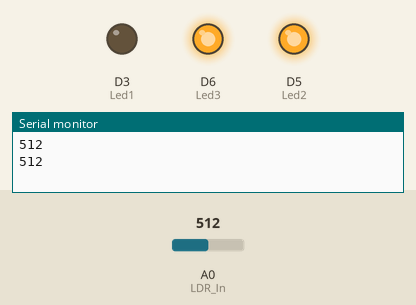
A sketch run on a simulated ESP8266 (NodeMCU). Parts: output pins drawn as LEDs (lit = HIGH), the last lines printed to the serial monitor. The test bench sets the inputs (shaded band); at power-on: A0 (LDR_In) = 512.

Above: at 1.8 s.
1.9 s: A0 (LDR_In) set to 450
3.4 s: A0 (LDR_In) set to 417
At 5.2 s:
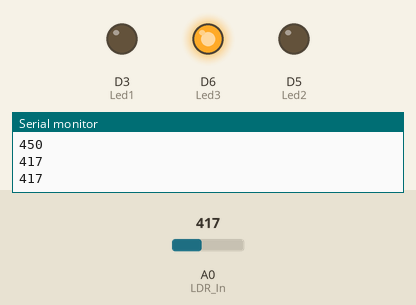
5.5 s: A0 (LDR_In) set to 226
7.2 s: A0 (LDR_In) set to 202
At 8.4 s:
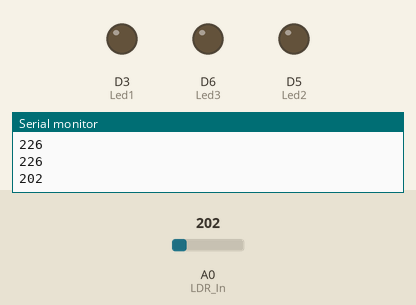
9.5 s: A0 (LDR_In) set to 660
At 11.1 s:
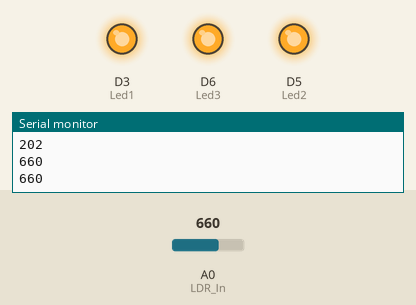
11.5 s: A0 (LDR_In) set to 638
At 12.7 s:
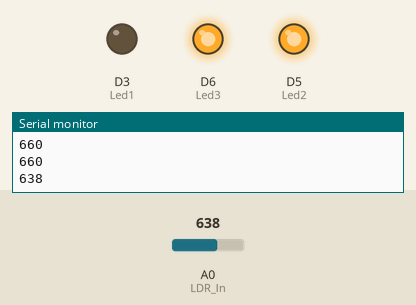
Timing chart, 0 to 14.5 s (numbered marks = the images above; inputs shaded):
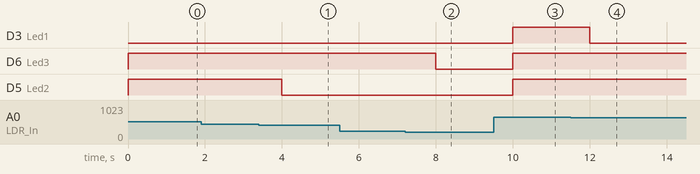

The sketch:

internet_of_things.ino
```cpp
int LDR_In = A0;


int lichtHoeveelheid = 867;

uint8_t Led1 = D3;
uint8_t Led2 = D5;
uint8_t Led3 = D6;


void setup() {
  Serial.begin(9600);
  pinMode(Led1,OUTPUT);
  pinMode(Led2,OUTPUT);
  pinMode(Led3,OUTPUT);
}

void loop() {
  lichtHoeveelheid = analogRead(LDR_In);


  Serial.println(lichtHoeveelheid);

  if ( lichtHoeveelheid > 650.25) {
    digitalWrite(Led1, HIGH);
  }
  else{
    digitalWrite(Led1, LOW);
  }

   if ( lichtHoeveelheid > 433.5) {
    digitalWrite(Led2, HIGH);
  }
  else{
    digitalWrite(Led2, LOW);
  }

   if ( lichtHoeveelheid > 216.75) {
  digitalWrite(Led3, HIGH);
  }
  else{
    digitalWrite(Led3, LOW);
  }


delay(1000);
}
```

Measured:
- the behaviour switches between 434 and 433 on A0 (LDR_In) (found by bisection; images 0 and 1)
- the behaviour switches between 217 and 216 on A0 (LDR_In) (found by bisection; images 1 and 2)
- the behaviour switches between 651 and 650 on A0 (LDR_In) (found by bisection; images 3 and 4)
- after the input at 3.4 s, D5 (Led2): HIGH → LOW after 0.60 s
- after the input at 7.2 s, D6 (Led3): HIGH → LOW after 0.80 s
- after the input at 9.5 s, D3 (Led1), D6 (Led3), D5 (Led2): LOW → HIGH after 0.50 s
- after the input at 11.5 s, D3 (Led1): HIGH → LOW after 0.50 s
